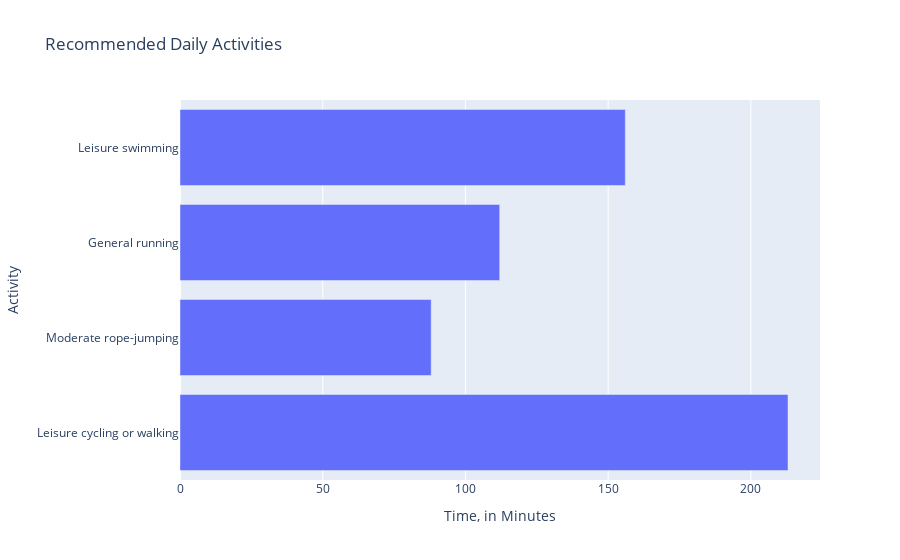

Write notebook code for a chart like this one.
### Code cell
# Weight 100kg, height 1.83 meters, female, aged 27
# Target weight: 68kg in 30 days
# But this time, a graph instead:
exercise_plan(100, 1.83, 2, 27, 68, 30, return_graph=True)

### Figure 1 — Plotly figure (JSON) as saved in the notebook; plotly's stock layout.template omitted (floating-point values rounded to 4 significant figures)
{"data": [{"alignmentgroup": "True", "hovertemplate": "Time, in Minutes=%{x}<br>Activity=%{y}<extra></extra>", "legendgroup": "", "marker": {"color": "#636efa", "pattern": {"shape": ""}}, "name": "", "offsetgroup": "", "orientation": "h", "showlegend": false, "textposition": "auto", "type": "bar", "x": [213, 88, 112, 156], "xaxis": "x", "y": ["Leisure cycling or walking", "Moderate rope-jumping", "General running", "Leisure swimming"], "yaxis": "y"}], "layout": {"barmode": "relative", "legend": {"tracegroupgap": 0}, "title": {"text": "Recommended Daily Activities"}, "xaxis": {"anchor": "y", "domain": [0, 1], "title": {"text": "Time, in Minutes"}}, "yaxis": {"anchor": "x", "domain": [0, 1], "title": {"text": "Activity"}}}}
